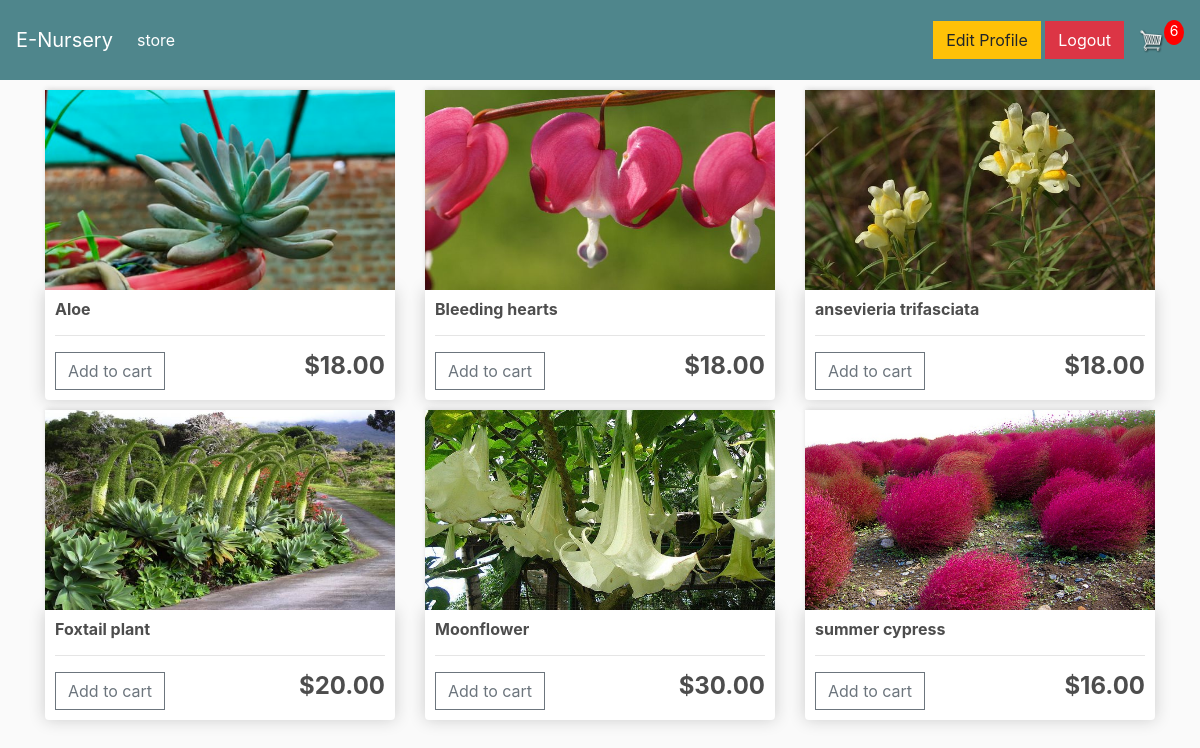
Screenshot of / (signed in) with the database file from the repository.
### store/models.py (models this page shows, shortened)
class Product (models.Model):
    name=models.CharField(null=True, max_length=200)
    price = models.DecimalField(max_digits=7,decimal_places=2)
    digital= models.BooleanField(default=False,null=True, blank=False)
    image = models.ImageField(null=True, blank=True)
    @property
    def imageURL(self):
        try:
            url = self.image.url
        except:
            url = ''
        return url

### store/views.py (the view)
# urls.py: path('',include('store.urls')),
def store(request):
	if request.user.is_authenticated:
		customer = request.user.customer
		order, created = Order.objects.get_or_create(customer=customer, complete=False)
		items = order.orderitem_set.all()
		cartItems = order.get_cart_items
	else:
		items = []
		order = {'get_cart_total':0, 'get_cart_items':0, 'shipping':False}
		cartItems = order['get_cart_items']
	products = Product.objects.all()
	context = {'products':products, 'cartItems':cartItems}
	return render(request, 'store/store.html', context)

### store/models.py (called while the page is built)
    @property
    def get_cart_items(self):
        orderitems = self.orderitem_set.all()
        total = sum([item.quantity for item in orderitems ])
        return total

### store/templates/store/store.html (shortened to what this page needs)
{% extends "store/main.html" %} {% load static %}
{% block content %}
<div class="row">
  {% for product in products %}
  <div class="col-lg-4">
    <img class="thumbnail" src="{{product.imageURL}}" alt="" />
    <div class="box-element product">
      <h6><strong>{{product.name}}</strong></h6>
      <hr />
      {% if not request.user.is_authenticated %}
        <a href="{% url 'login' %}" class="btn btn-outline-success">Login for add to cart</a>
      {% else %}
        <button data-product={{product.id}} data-action="add" class="btn btn-outline-secondary add-btn update-cart">Add to cart</button>
      {% endif %}
      <h4 style="display: inline-block; float: right;"><strong>${{product.price|floatformat:2}}</strong></h4>
    </div>
  </div>
  {% endfor %}
</div>
{% endblock content %}

### static/css/main.css (style rules this page uses)
body { background-color: hsl(0, 0%, 98%); }
h1,h2,h3,h4,h5,h6 { color:hsl(0, 0%, 30%); }
.box-element { box-shadow:hsl(0, 0%, 80%) 0 0 16px; background-color: #fff; border-radius: 4px; padding: 10px; }
.thumbnail { width: 100%; height: 200px; -webkit-box-shadow: -1px -3px 5px -2px rgba(214,214,214,1); -moz-box-shadow: -1px -3px 5px -2px rgba(214,214,214,1); box-shadow: -1px -3px 5px -2px rgba(214,214,214,1); }
.product { border-radius: 0 0 4px 4px; }
.col-lg-4, .col-lg-6, .col-lg-8, .col-lg-12 { margin-top: 10px; }
.btn { border-radius: 0; }

### rows the page displays
Product: imageURL (picture), name "Aloe", price "18.00"
Product: imageURL (picture), name "Bleeding hearts", price "18.00"
Product: imageURL (picture), name "ansevieria trifasciata", price "18.00"
Product: imageURL (picture), name "Foxtail plant", price "20.00"
Product: imageURL (picture), name "Moonflower", price "30.00"
Product: imageURL (picture), name "summer cypress", price "16.00"

### other values shown
{{ cartItems }} "6"
